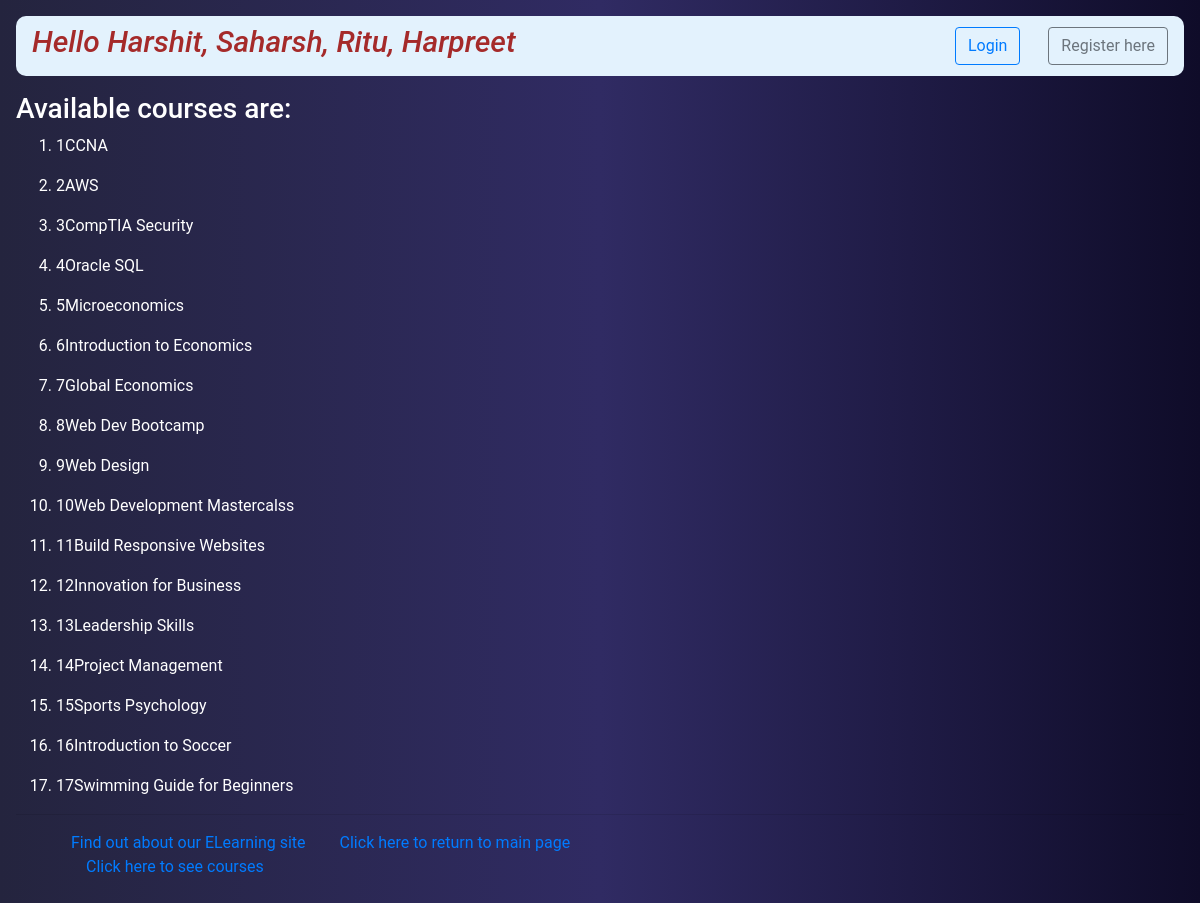
Screenshot of /myapp/courses with the database file from the repository.
### myapp/models.py (models this page shows, shortened)
class Course(models.Model):
    topic = models.ForeignKey(Topic, related_name='courses', on_delete=models.CASCADE)
    name = models.CharField(max_length=200)
    hours = models.IntegerField(default= 40.00)
    price = models.DecimalField(max_digits=10, decimal_places=2, validators=[MaxValueValidator(200), MinValueValidator(100)])
    for_everyone = models.BooleanField(default=True)
    description = models.TextField(max_length=300, null=True, blank=True)
    optional = models.TextField(blank=True)
    interested = models.PositiveIntegerField(default=0)
    stages = models.PositiveIntegerField(default=3)
    def __str__(self):
        return str(self.id) + self.name

### myapp/views.py (the view)
# urls.py: path(r'courses',views.courses, name='courses'),
def courses(request):
    courlist = Course.objects.all().order_by('id')
    return render(request, 'myapp/courses.html', {'course_list': courlist})

### myapp/templates/myapp/courses.html
{% extends 'myapp/base.html' %}
{% block myhdg %}
    Hello Harshit, Saharsh, Ritu, Harpreet
{% endblock %}
{% block body_block %}
    <h3> Available courses are: </h3>
<ol>
    {% for course in course_list %}
        <li>
            <p> {{course}} </p>
        </li>
    {% endfor %}
</ol>
{% endblock %}

### myapp/static/myapp/style.css (style rules this page uses)
body { background: #0f0c29; background: -webkit-linear-gradient(to right, #24243e, #302b63, #0f0c29); background: linear-gradient(to right, #24243e, #302b63, #0f0c29); font-family: "Roboto", sans-serif; -webkit-font-smoothing: antialiased; -moz-osx-font-smoothing: grayscale; color: white; padding: 1em; }

### rows the page displays
Course: id+name "1CCNA"
Course: id+name "2AWS"
Course: id+name "3CompTIA Security"
Course: id+name "4Oracle SQL"
Course: id+name "5Microeconomics"
Course: id+name "6Introduction to Economics"
Course: id+name "7Global Economics"
Course: id+name "8Web Dev Bootcamp"
Course: id+name "9Web Design"
Course: id+name "10Web Development Mastercalss"
Course: id+name "11Build Responsive Websites"
Course: id+name "12Innovation for Business"
Course: id+name "13Leadership Skills"
Course: id+name "14Project Management"
Course: id+name "15Sports Psychology"
Course: id+name "16Introduction to Soccer"
Course: id+name "17Swimming Guide for Beginners"
